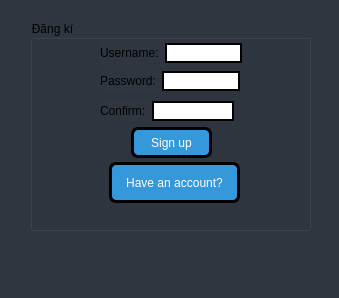
<?xml version="1.0" encoding="UTF-8"?>
<ui version="4.0">
 <class>MainWindow</class>
 <widget class="QMainWindow" name="MainWindow">
  <property name="geometry">
   <rect>
    <x>0</x>
    <y>0</y>
    <width>339</width>
    <height>298</height>
   </rect>
  </property>
  <property name="windowTitle">
   <string>MainWindow</string>
  </property>
  <property name="styleSheet">
   <string notr="true">background-color:#2F3640</string>
  </property>
  <widget class="QWidget" name="centralwidget">
   <widget class="QGroupBox" name="groupBox">
    <property name="geometry">
     <rect>
      <x>30</x>
      <y>20</y>
      <width>281</width>
      <height>211</height>
     </rect>
    </property>
    <property name="title">
     <string>Đăng kí</string>
    </property>
    <widget class="QWidget" name="layoutWidget">
     <property name="geometry">
      <rect>
       <x>70</x>
       <y>50</y>
       <width>140</width>
       <height>22</height>
      </rect>
     </property>
     <layout class="QHBoxLayout" name="horizontalLayout_2">
      <item>
       <widget class="QLabel" name="label_2">
        <property name="text">
         <string>Password:</string>
        </property>
       </widget>
      </item>
      <item>
       <widget class="QLineEdit" name="pass1">
        <property name="styleSheet">
         <string notr="true">background-color: rgb(255, 255, 255);
border:2px solid black</string>
        </property>
        <property name="echoMode">
         <enum>QLineEdit::Password</enum>
        </property>
       </widget>
      </item>
     </layout>
    </widget>
    <widget class="QWidget" name="layoutWidget_2">
     <property name="geometry">
      <rect>
       <x>70</x>
       <y>20</y>
       <width>142</width>
       <height>26</height>
      </rect>
     </property>
     <layout class="QHBoxLayout" name="horizontalLayout_3">
      <item>
       <widget class="QLabel" name="label">
        <property name="text">
         <string>Username:</string>
        </property>
       </widget>
      </item>
      <item>
       <widget class="QLineEdit" name="name1">
        <property name="styleSheet">
         <string notr="true">background-color: rgb(255, 255, 255);
border:2px solid black</string>
        </property>
       </widget>
      </item>
     </layout>
    </widget>
    <widget class="QWidget" name="layoutWidget_3">
     <property name="geometry">
      <rect>
       <x>70</x>
       <y>80</y>
       <width>134</width>
       <height>22</height>
      </rect>
     </property>
     <layout class="QHBoxLayout" name="horizontalLayout">
      <item>
       <widget class="QLabel" name="label_3">
        <property name="text">
         <string>Confirm:</string>
        </property>
       </widget>
      </item>
      <item>
       <widget class="QLineEdit" name="pass_confirm">
        <property name="styleSheet">
         <string notr="true">background-color: rgb(255, 255, 255);
border:2px solid black</string>
        </property>
        <property name="echoMode">
         <enum>QLineEdit::Password</enum>
        </property>
       </widget>
      </item>
     </layout>
    </widget>
    <widget class="QPushButton" name="had">
     <property name="geometry">
      <rect>
       <x>79</x>
       <y>142</y>
       <width>131</width>
       <height>41</height>
      </rect>
     </property>
     <property name="styleSheet">
      <string notr="true">#had {
	background-color: rgb(52, 152, 219);
	color:white;
	border: 3px solid black;
	border-radius:7px
}

#had:hover{
	
	background-color: rgb(41, 128, 185);
}
</string>
     </property>
     <property name="text">
      <string>Have an account?</string>
     </property>
    </widget>
    <widget class="QPushButton" name="signup">
     <property name="geometry">
      <rect>
       <x>101</x>
       <y>107</y>
       <width>81</width>
       <height>31</height>
      </rect>
     </property>
     <property name="styleSheet">
      <string notr="true">#signup {
	background-color: rgb(52, 152, 219);
	color:white;
	border: 3px solid black;
	border-radius:7px
}

#signup:hover{
	
	background-color: rgb(41, 128, 185);
	border: 3px solid black
}
</string>
     </property>
     <property name="text">
      <string>Sign up</string>
     </property>
    </widget>
   </widget>
  </widget>
  <widget class="QMenuBar" name="menubar">
   <property name="geometry">
    <rect>
     <x>0</x>
     <y>0</y>
     <width>339</width>
     <height>18</height>
    </rect>
   </property>
  </widget>
  <widget class="QStatusBar" name="statusbar"/>
 </widget>
 <resources/>
 <connections/>
</ui>
